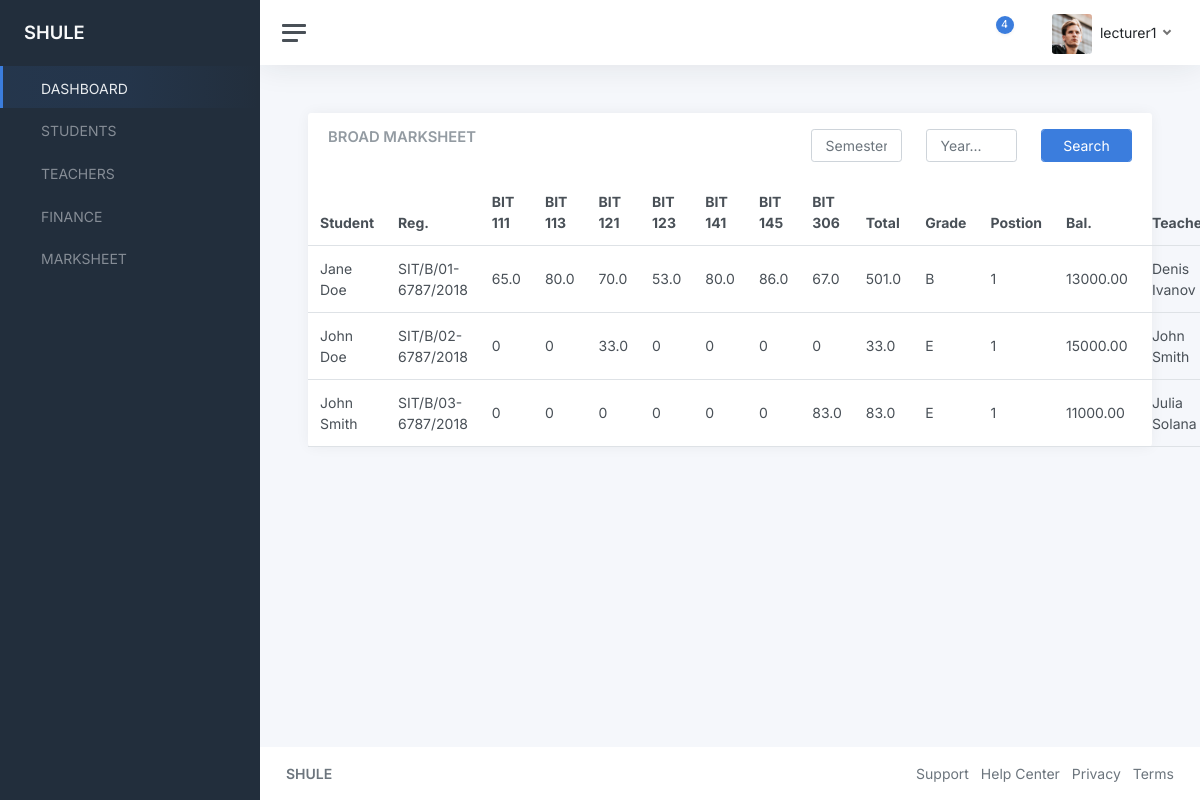
Page /marksheet/ (signed in) on the committed database.
### students/models.py (models this page shows, shortened)
class Student(models.Model):
    user = models.OneToOneField(User, on_delete=models.CASCADE)
    name = models.CharField(max_length=255)
    reg_number = models.CharField(max_length=255)
    birth_date = models.DateField()
    admission_date = models.DateField()
    current_year = models.CharField(max_length=255)
    class_teacher = models.ForeignKey(to="teachers.Teacher", on_delete=models.SET_NULL, null=True)
    @property
    def bit_111(self):
        result = Result.objects.filter(student_id=self.id, unit__unit_code='BIT 111').first()
        if result is not None:
            return result.total
        return 0
    @property
    def bit_113(self):
        result = Result.objects.filter(student_id=self.id, unit__unit_code='BIT 113').first()
        if result is not None:
            return result.total
        return 0
    @property
    def bit_121(self):
        result = Result.objects.filter(student_id=self.id, unit__unit_code='BIT 121').first()
        if result is not None:
            return result.total
        return 0
    @property
    def bit_123(self):
        result = Result.objects.filter(
            student_id=self.id, unit__unit_code='BIT 123').first()
        if result is not None:
            return result.total
        return 0
    @property
    def bit_141(self):
        result = Result.objects.filter(
            student_id=self.id, unit__unit_code='BIT 141').first()
        if result is not None:
            return result.total
        return 0
    @property
    def bit_145(self):
        result = Result.objects.filter(
            student_id=self.id, unit__unit_code='BIT 145').first()
        if result is not None:
            return result.total
        return 0
    @property
    def bit_306(self):
        result = Result.objects.filter(
            student_id=self.id, unit__unit_code='BIT 306').first()
        if result is not None:
            return result.total
        return 0
    @property
    def total(self):
        return self.bit_306 + self.bit_145 + self.bit_141 + self.bit_123 + self.bit_121 + self.bit_113 + self.bit_111
    @property
    def grade(self):
        grade = ''
        avg = self.total / 7
        if avg >= 75:
            grade = 'A'
        elif avg >= 65 and avg <= 75:
            grade = 'B'
        elif avg >= 55 and avg <= 64:
            grade = 'C'
        elif avg >= 40 and avg <= 54:
            grade = 'D'
        elif avg >= 0 and avg <= 39:
            grade = 'E'
        return grade
    @property
    def fee_balance(self):
        fee = self.fee_set.all().first()
        return fee.balance

### core/models.py (models this page shows, shortened)
class Result(models.Model):
    student = models.ForeignKey(to="students.Student", on_delete=models.CASCADE)
    unit = models.ForeignKey(Unit, on_delete=models.CASCADE)
    cat = models.FloatField(default=0)
    exam = models.FloatField(default=0)
    total = models.FloatField(null=True, blank=True)

### finance/models.py (models this page shows, shortened)
class Fee(models.Model):
    student = models.ForeignKey(Student, on_delete=models.CASCADE)
    invoice = models.DecimalField(max_digits=20, decimal_places=2)
    semester = models.CharField(max_length=255, choices=SEMESTER_CHOICES)
    balance = models.DecimalField(max_digits=20, decimal_places=2, null=True)

### teachers/models.py (models this page shows)
class Teacher(models.Model):
    user = models.OneToOneField(User, on_delete=models.CASCADE)
    name = models.CharField(max_length=255)
    employment_number = models.CharField(max_length=255)
    employment_date = models.DateField(null=True)
    def __str__(self):
        return self.name

### core/views.py (the view)
# urls.py: path("marksheet/", views.marksheet, name="marksheet"),
def marksheet(request):
    students = Student.objects.all()
    context = {
        "students": students
    }
    return render(request, "marksheet.html", context)

### templates/marksheet.html (shortened to what this page needs)
{% extends "base.html" %}
{% block content %}
<main class="content">
    <div class="container-fluid p-0">
        <div class="row">
            <div class="col-12 col-lg-12 col-xxl-12 d-flex">
                <div class="card flex-fill">
                    <div class="card-header">
                        <div class="row">
                            <div class="col-7">
                                <h5 class="card-title mb-0">BROAD MARKSHEET</h5>
                            </div>
                            <div class="col-5">
                                <form method="POST">
                                    <div class="row">
                                        <div class="col-4">
                                            <input type="text" class="form-control" name="semester" id="semester"
                                                placeholder="Semester..." />
                                        </div>
                                        <div class="col-4">
                                            <input type="text" class="form-control" name="year" id="year" placeholder="Year..." />
                                        </div>
                                        <div class="col-4">
                                            <div class="form-group">
                                                <input type="submit" class="form-control btn btn-primary"
                                                    value="Search">
                                            </div>
                                        </div>
                                    </div>
                                </form>
                            </div>
                        </div>
                    </div>
                    <table class="table table-hover my-0">
                        <thead>
                            <tr>
                                <th>Student</th>
                                <th>Reg.</th>
                                <th>BIT 111</th>
                                <th>BIT 113</th>
                                <th>BIT 121</th>
                                <th>BIT 123</th>
                                <th>BIT 141</th>
                                <th>BIT 145</th>
                                <th>BIT 306</th>
                                <th>Total</th>
                                <th>Grade</th>
                                <th>Postion</th>
                                <th>Bal.</th>
                                <th>Teacher</th>
                            </tr>
                        </thead>
                        <tbody>
                            {% for student in students %}
                            <tr>
                                <td>{{student.name}}</td>
                                <td>{{student.reg_number}}</td>
                                <td>{{student.bit_111}}</td>
                                <td>{{student.bit_113}}</td>
                                <td>{{student.bit_121}}</td>
                                <td>{{student.bit_123}}</td>
                                <td>{{student.bit_141}}</td>
                                <td>{{student.bit_145}}</td>
                                <td>{{student.bit_306}}</td>
                                <td>{{student.total}}</td>
                                <td>{{student.grade}}</td>
                                <td>1</td>
                                <td>{{student.fee_balance}}</td>
                                <td>{{student.class_teacher}}</td>
                            </tr>
                            {% endfor %}
                        </tbody>
                    </table>
                </div>
            </div>
        </div>
    </div>
</main>
{% endblock content %}

### templates/base.html (shortened to what this page needs)
{% load static %}
<!DOCTYPE html>
<html lang="en">
<head>
	<link href="{% static 'admin/css/app.css' %}" rel="stylesheet">
</head>
<body>
	<div class="wrapper">
		<nav id="sidebar" class="sidebar js-sidebar">
			<div class="sidebar-content js-simplebar">
				<a class="sidebar-brand" href="#">
          <span class="align-middle">SHULE</span>
        </a>
				<ul class="sidebar-nav">
					<li class="sidebar-item active">
						<a class="sidebar-link" href="{% url 'home' %}">
               <span class="align-middle">DASHBOARD</span>
            </a>
					</li>
					<li class="sidebar-item">
						<a class="sidebar-link" href="{% url 'students' %}">
               <span class="align-middle">STUDENTS</span>
            </a>
					</li>
					<li class="sidebar-item">
						<a class="sidebar-link" href="{% url 'teachers' %}">
               <span class="align-middle">TEACHERS</span>
            </a>
					</li>
					<li class="sidebar-item">
						<a class="sidebar-link" href="#">
               <span class="align-middle">FINANCE</span>
            </a>
					</li>
			<li class="sidebar-item">
				<a class="sidebar-link" href="{% url 'marksheet' %}">
					 <span class="align-middle">MARKSHEET</span>
				</a>
			</li>
			</ul>
			</div>
		</nav>
		<div class="main">
			<nav class="navbar navbar-expand navbar-light navbar-bg">
				<a class="sidebar-toggle js-sidebar-toggle">
          <i class="hamburger align-self-center"></i>
        </a>
				<div class="navbar-collapse collapse">
					<ul class="navbar-nav navbar-align">
						<li class="nav-item dropdown">
							<a class="nav-icon dropdown-toggle" href="#" id="alertsDropdown" data-bs-toggle="dropdown">
								<div class="position-relative">
									<span class="indicator">4</span>
								</div>
							</a>
						</li>
						<li class="nav-item dropdown">
							<a class="nav-icon dropdown-toggle" href="#" id="messagesDropdown" data-bs-toggle="dropdown">
							</a>
						</li>
						<li class="nav-item dropdown">
							<a class="nav-link dropdown-toggle d-none d-sm-inline-block" href="#" data-bs-toggle="dropdown">
                <img src="{% static 'admin/img/avatars/avatar.jpg' %}" class="avatar img-fluid rounded me-1" alt="Charles Hall" /> <span class="text-dark">{{request.user.username}}</span>
              </a>
						</li>
					</ul>
				</div>
			</nav>
{% block content %}
{% endblock content %}
			<footer class="footer">
				<div class="container-fluid">
					<div class="row text-muted">
						<div class="col-6 text-start">
							<p class="mb-0">
								<a class="text-muted" href="#" target="_blank"><strong>SHULE</strong></a>
							</p>
						</div>
						<div class="col-6 text-end">
							<ul class="list-inline">
								<li class="list-inline-item">
									<a class="text-muted" href="" target="_blank">Support</a>
								</li>
								<li class="list-inline-item">
									<a class="text-muted" href="" target="_blank">Help Center</a>
								</li>
								<li class="list-inline-item">
									<a class="text-muted" href="" target="_blank">Privacy</a>
								</li>
								<li class="list-inline-item">
									<a class="text-muted" href="" target="_blank">Terms</a>
								</li>
							</ul>
						</div>
					</div>
				</div>
			</footer>
		</div>
	</div>
</body>
</html>

### rows in the picture
Student: name "Jane Doe", reg_number "SIT/B/01-6787/2018", bit_111 "65.0", bit_113 "80.0", bit_121 "70.0", bit_123 "53.0", bit_141 "80.0", bit_145 "86.0", bit_306 "67.0", total "501.0", grade "B", fee_balance "13000.00", class_teacher "Denis Ivanov"
Student: name "John Doe", reg_number "SIT/B/02-6787/2018", bit_111 "0", bit_113 "0", bit_121 "33.0", bit_123 "0", bit_141 "0", bit_145 "0", bit_306 "0", total "33.0", grade "E", fee_balance "15000.00", class_teacher "John Smith"
Student: name "John Smith", reg_number "SIT/B/03-6787/2018", bit_111 "0", bit_113 "0", bit_121 "0", bit_123 "0", bit_141 "0", bit_145 "0", bit_306 "83.0", total "83.0", grade "E", fee_balance "11000.00", class_teacher "Julia Solana"

### other values in the picture
{{ request.user.username }} "lecturer1"
